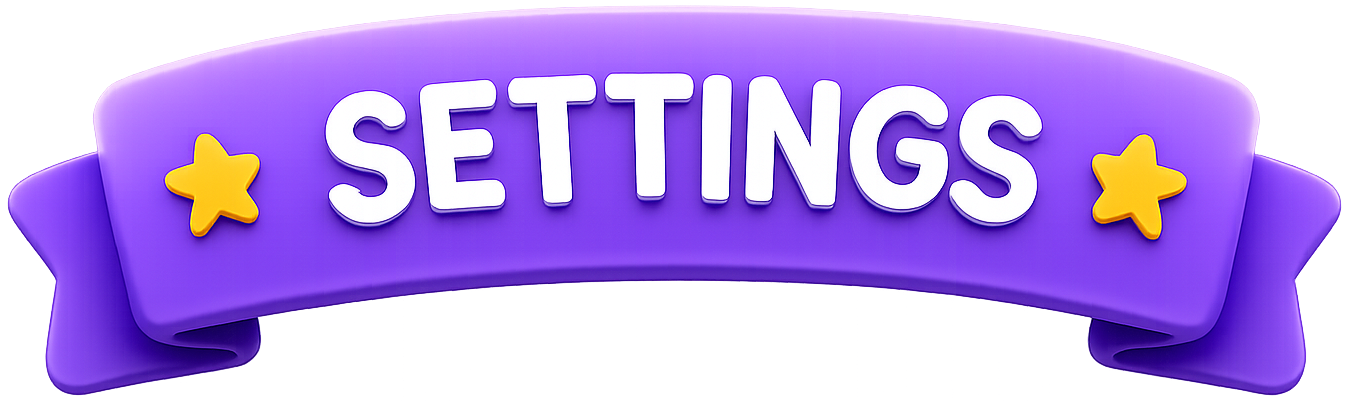
#> input picture assets/images/setting-banner.png, 1352 x 402 px, found by its file name
$ python test_banner_mask.py
#> lines starting #> are read from the running program, lines starting #| are printed output that depends on the picture; after the words box and inside, x2 and y2 are one past the last pixel; in counts of white or black regions, pixels touching at a corner belong together
from PIL import Image
import numpy as np

im = Image.open('assets/images/setting-banner.png')
#> im is the input picture: PIL image 1352x402 RGBA; mean R, G, B, A 104.4, 71.4, 152.6, 168.6
arr = np.array(im)

# Let's inspect the shape
print("Array shape:", arr.shape)
#| Array shape: (402, 1352, 4)

# Let's find white/bright pixels in the center region (x from 280 to 1060)
center_mask = np.zeros(arr.shape[:2], dtype=bool)
center_mask[50:300, 270:1070] = True

# Letters are white (high R, G, B) and their dark outline
# In arr: R, G, B, A
r, g, b, a = arr[:,:,0], arr[:,:,1], arr[:,:,2], arr[:,:,3]
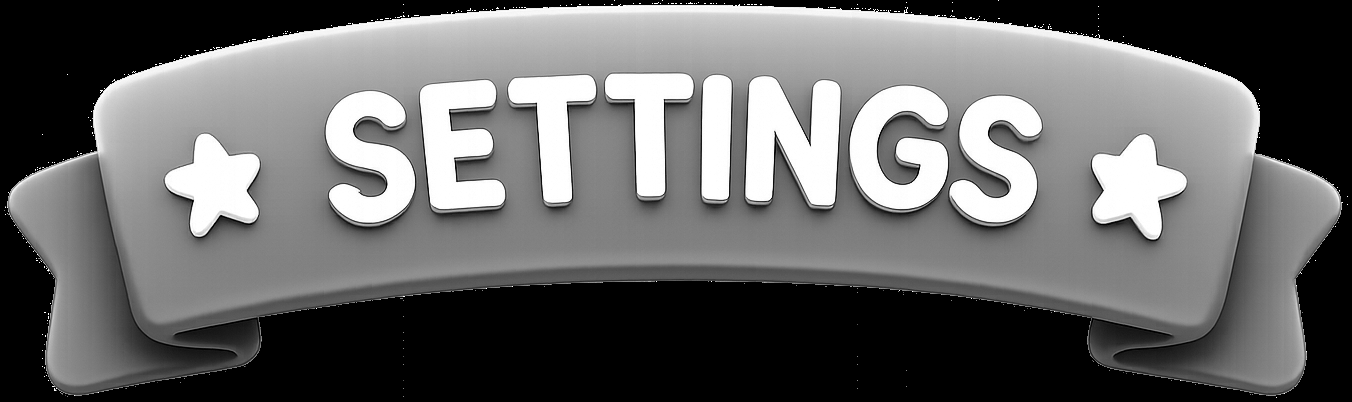
#> r: shape (402, 1352); min 0, max 255, mean 104.4
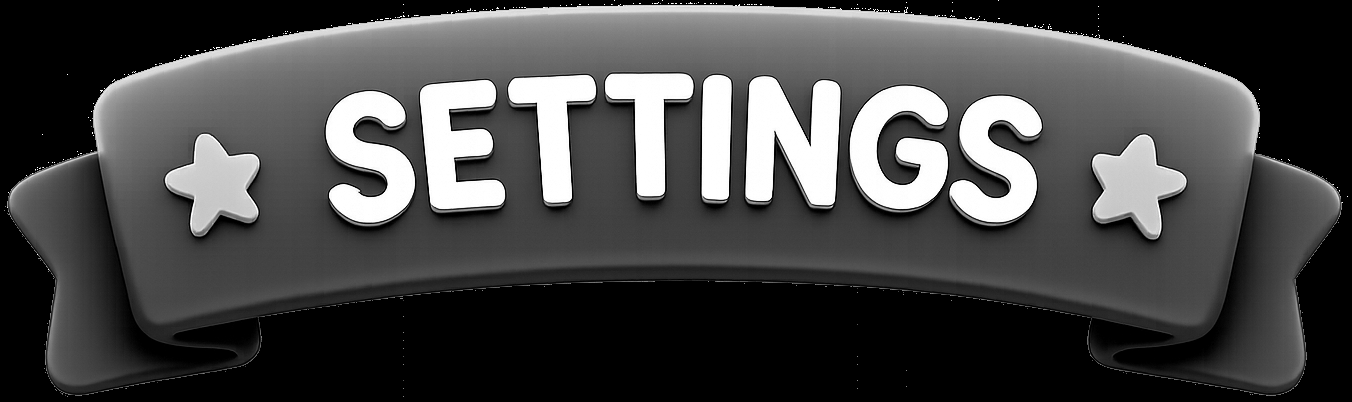
#> g: shape (402, 1352); min 0, max 255, mean 71.4
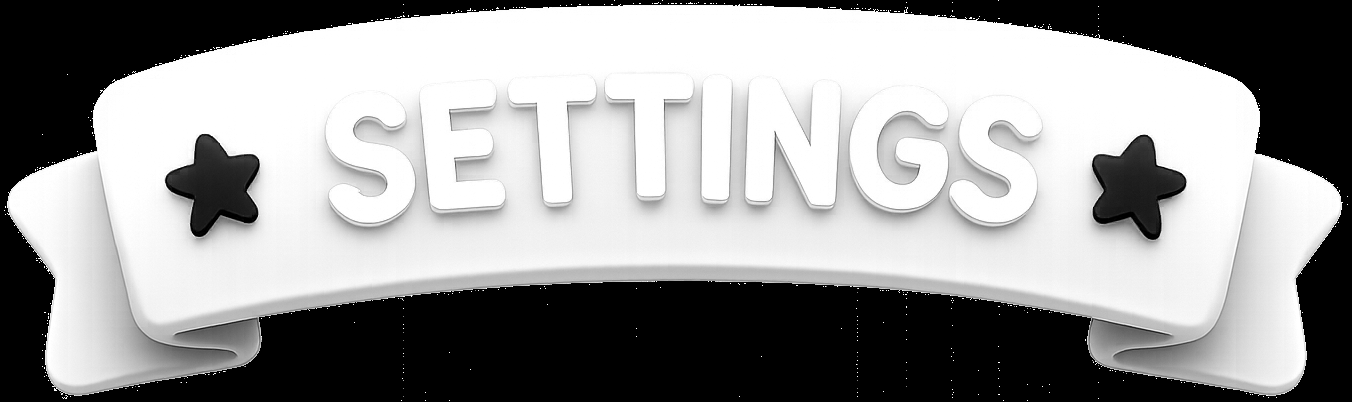
#> b: shape (402, 1352); min 0, max 255, mean 152.6
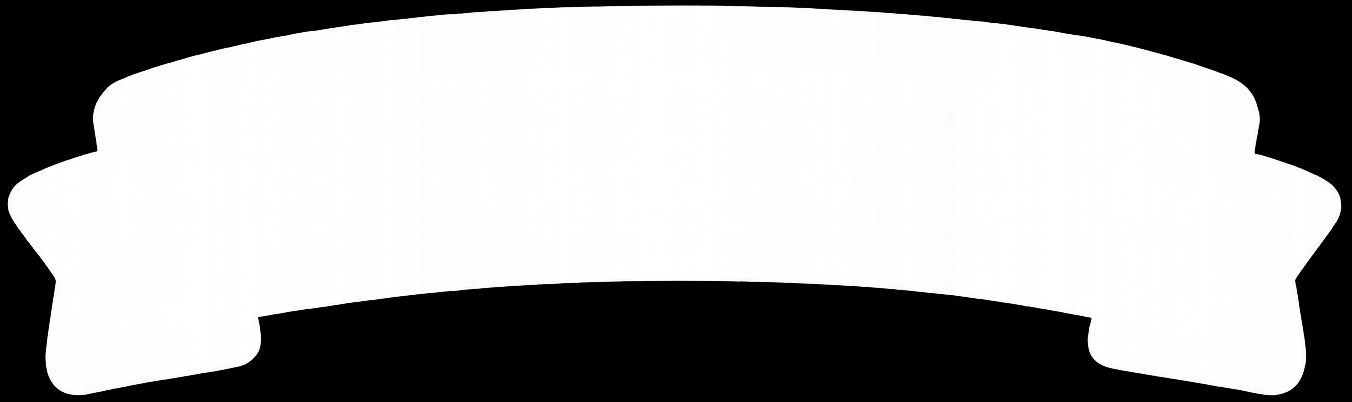
#> a: shape (402, 1352); min 0, max 255, mean 168.6
# White text pixels: r > 200, g > 200, b > 200
white_text = (r > 200) & (g > 200) & (b > 200) & center_mask
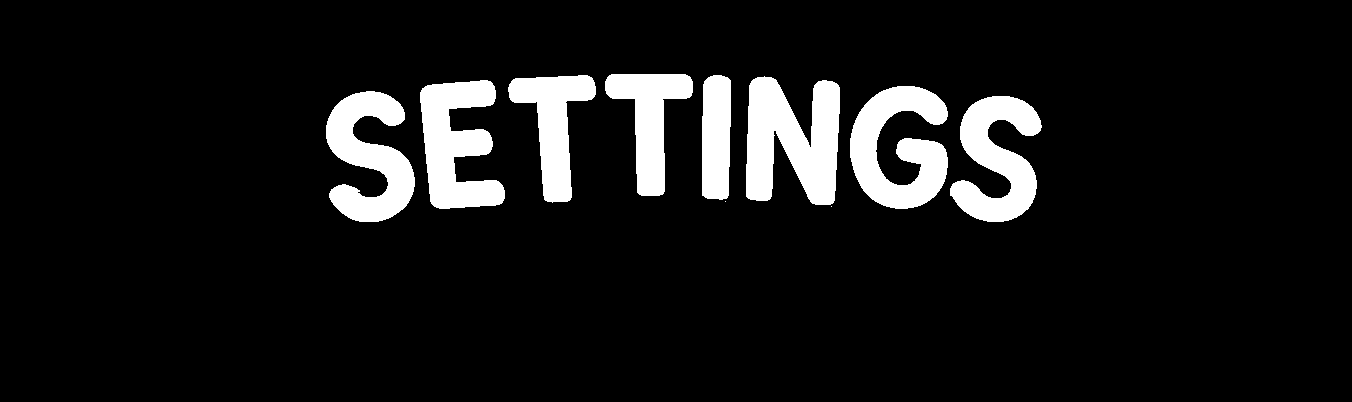
#> white_text: shape (402, 1352) bool; 9% white; 10 white regions (2 under 20 px), largest, box (x1, y1, x2, y2) and area: (746, 76, 840, 205) 8451, (850, 86, 948, 209) 7243, (420, 80, 505, 209) 6809
print("White text pixels:", np.sum(white_text))
#| White text pixels: 48972
